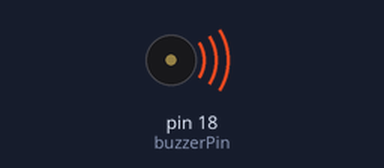
The sketch below on a simulated Arduino Uno, built with avr-gcc and run on an emulated ATmega328P. Shown: buzzer (waves = sounding).

Above: at 2.4 s.
At 4.5 s:
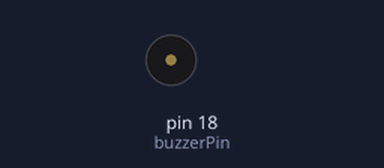
Timing chart, 0 to 6.9 s (numbered marks = the images above):
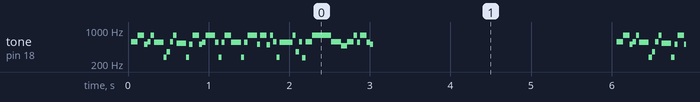

Measured:
- by itself, tone on pin 18 (buzzerPin): plays 568 Hz for 0.08 s, 772 Hz for 0.08 s, 513 Hz for 0.04 s, 567 Hz for 0.04 s, 771 Hz for 0.04 s, 561 Hz for 0.12 s … (1012 notes in this stretch)

The sketch:

cw_demo.ino
```cpp
// Morse Code - adapted from the cwtext tool, GPLV2 or later
#define CWSTARTMASK (0x1f)
#define CWSIZEMASK (0x07)
#define CWSIZESHIFT (0x05)
char *crypt=".....-----....-.-.--..--..-...--.- ";
char *plain=".,:?-/=@!0123456789abcdefghijklmnopqrstuvwxyz";
byte code[]={0xcd,0xd2,0xc7,0xd4,0xc9,0xb7,0xad,0xcb,0xcb,0xa5,0xa4,0xa3, \
           0xa2,0xa1,0xa0,0xa9,0xa8,0xa7,0xa6,0x44,0x89,0x8e,0x69,0x20, \
           0x8c,0x68,0x80,0x40,0x84,0x6e,0x99,0x45,0x49,0x65,0x91,0x9e, \
           0x6d,0x60,0x25,0x63,0x82,0x64,0x93,0x90,0x88};

const int tonefreq = 500;

const int buzzerPin = 18;

/* returns the index of char c in string s */
int strpos(const char *s, char c) {
 int x = 0;
 while (s[x] != 0) {
  if (s[x] == c) return x;
  x++;
 }
 return -1;
}

/* get the code for char c. -1 if not found. */
byte getCode(char c) {
 byte place = strpos(plain, tolower(c));
 if (place >= 0) {
   return code[place];
 }
 else return -1;
}

/* generate morse code equivalent for each character, period is in uS */
void genMorse(char c, int tone, int period) {
    char position, x;
    byte start, size;
    position = getCode(c);
    if (position != -1) {
        start = (position & CWSTARTMASK);
        size = ((position >> CWSIZESHIFT) & CWSIZEMASK);

        for (x = 0; x < size; x++) {
            char c = crypt[start+x];
            if (c == '.') {
              maketone(tone, period);
            } else if (c == '-') {
              maketone(tone, 3 * period);
            }
            delayMicroseconds(period); // intraletter spacing is 3 periods
        }
    }
}

void sendcw(int tone, int rate, char *string)
{
    /*
     *  rate is in wpm
     * Timings derived from: http://www.arrl.org/files/file/Technology/x9004008.pdf
     * TODO support Farnsworth timing
     */

      int period = 1200000/float(rate); // period of a single period in microseconds
     int noteDelay = int(500000.0/tone);
     char *strptr = string;
     while (*strptr != 0)
     {
         if (*strptr == ' ') {
             Serial.print("space\n");
             delayMicroseconds(7*period); // space timing is 7 periods
         } else {
             genMorse(*strptr, tone, period);
             delayMicroseconds(3*period); // interletter spacing is 3 periods
         }
         strptr++;
     }
}

void maketone(int tone, int duration)
{
    // like beep() but with no delay, duration is in microSeconds
    int noteDelay = int(500000.0/tone);
    for (float i = 0.0; i < float(duration/1000000.0); i += (1.0/tone))
    {
        digitalWrite(buzzerPin, HIGH);
        delayMicroseconds(noteDelay);
        digitalWrite(buzzerPin, LOW);
        delayMicroseconds(noteDelay);
    }
}

void setup()
{
  //Setup pin modes
  pinMode(buzzerPin, OUTPUT);
}

void loop()
{
  sendcw(800, 13, "CQ CQ CQ DE AI4QR AI4QR AI4QR K");
  //sendcw(600, 10, "PARISPARISPARISPARISPARISPARISPARISPARISPARISPARIS");
  delay(3000);
}
```
